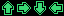

Rendered tile map (Tiled .tmx) drawn with the repository's tilesets; below, a short description and the full map source, tile grids included:
An orthogonal 4x1 tile map with 16x16 px tiles, 1 tile layer (Tile Layer 1).

<map version="1.2" tiledversion="2019.01.30" orientation="orthogonal" renderorder="right-down" width="4" height="1" tilewidth="16" tileheight="16" infinite="0" nextlayerid="2" nextobjectid="1">
 <tileset firstgid="1" source="colored_transparent.tsx" />
 <layer id="1" name="Tile Layer 1" width="4" height="1">
  <data encoding="csv">
701,702,703,704
</data>
 </layer>
</map>
